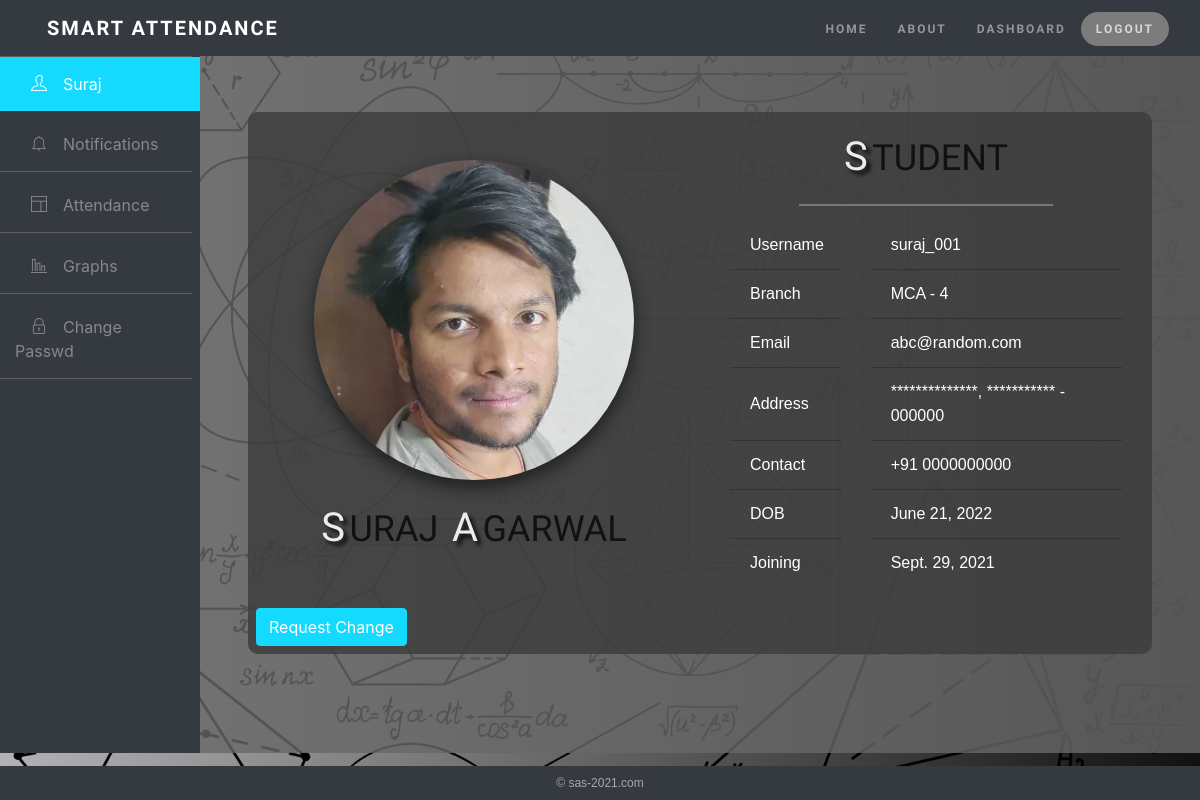
The app's page /profile/ (signed in) with its own data.
### main/models.py (models this page shows, shortened)
class UserProfile(models.Model):
    user = models.OneToOneField(User, on_delete=models.CASCADE)
    desg = models.CharField(max_length=50, default="")
    image = models.ImageField(upload_to="images", default="")
    branch = models.CharField(max_length=10, default="MCA")
    sem = models.IntegerField(default=1)
    add_line_1 = models.CharField(max_length=50)
    add_line_2 = models.CharField(max_length=50)
    state = models.CharField(max_length=50)
    pin_code = models.CharField(max_length=20, default="")
    phone = models.CharField(max_length=15)
    dob = models.DateTimeField()
    join = models.DateTimeField(auto_now_add=True)

### main/views.py (the view)
# urls.py: path('profile/', views.profile, name="profile"),
def profile(request):
    if request.user.is_superuser:
        return redirect('/manage/all_profile')
    else:
        data = UserProfile.objects.get(user=request.user)
        return render(request, 'profile.html', {'data': data})

### main/templates/profile.html (shortened to what this page needs)
{% extends 'basic/basic.html' %}
{% load static %}
{% block body %}
<div class="row">
    <div class="bg-dark col-md-2">
        <ul id="side-menu">
            <li><a href="/profile" class="links activebar">
                <i class="ti-user mx-3"></i>{{user.first_name}}</a></li>
            <li><a href="/notification" class="links bar">
                <i class="ti-bell mx-3"></i>Notifications</a></li>
            <li><a href="/attendance" class="links bar">
                <i class="ti-layout mx-3"></i>Attendance</a></li>
            <li><a href="/graphs" class="links bar">
                <i class="ti-bar-chart-alt mx-3"></i>Graphs</a></li>
            <li><a href="/cpassword" class="links bar">
                <i class="ti-lock mx-3"></i>Change Passwd</a></li>
        </ul>
    </div>
    <div data-simplebar class="col-md-10 window bg py-5 px-5">
        <div class="row box">
            <div class="my-5 col-md-6">
                <div class="text-center">
                    <img class="image" src={{ data.image.url }}/></br></br>
                    <h2 class="big name">{{request.user.first_name|slice:"0:1"}}</h2>
                    <h2 class="name">{{request.user.first_name|slice:"1:"}}</h2>&nbsp;&nbsp;
                    <h2 class="big name">{{request.user.last_name|slice:"0:1"}}</h2>
                    <h2 class="name">{{request.user.last_name|slice:"1 :"}}</h2>
                </div>
            </div>
            <div class="content col-md-6">
                <div class="text-center">
                    <h2 class="big name">{{data.desg|slice:"0:1"}}</h2>
                    <h2 class="name">{{data.desg|slice:"1:"}}</h2>
                </div>
                <span></span>
                <div class="row">
                    <div class="col-md-4">
                        <ul class="list-group list-group-flush">
                            <li class="list-group-item">Username</li>
                            <li class="list-group-item">Branch</li>
                            <li class="list-group-item">Email</li>
                            <li class="list-group-item py-4">Address</li>
                            <li class="list-group-item">Contact</li>
                            <li class="list-group-item">DOB </li>
                            <li class="list-group-item">Joining</li>
                        </ul>
                    </div>
                    <div class="col-md-8">
                        <ul class="list-group list-group-flush">
                            <li class="list-group-item">{{request.user.username}}</li>
                            <li class="list-group-item">{{data.branch}} - {{data.sem}}</li>
                            <li class="list-group-item">{{request.user.email}}</li>
                            <li class="list-group-item">{{data.add_line_2}}, {{data.state}} - {{data.pin_code}}</li>
                            <li class="list-group-item">+91 {{data.phone}}</li>
                            <li class="list-group-item">{{data.dob.date}}</li>
                            <li class="list-group-item">{{data.join.date}}</li>
                        </ul>
                    </div>
                </div>
            </div>
            <a href="/change" class="btn btn-primary ml-2 mb-2 float-right">Request Change</a>
        </div>
    </div>
</div>
{% include "basic/footerSmall.html" %}
{% endblock %}

### main/templates/basic/basic.html (shortened to what this page needs)
<!doctype html>
{% load static %}
<html lang="en">
<head>
    <link rel="stylesheet" href="{% static 'css/bootstrap.min.css' %}">
    <link rel="stylesheet" href="{% static 'css/main.css' %}">
    <link rel="stylesheet" href="{% static 'css/themify-icons.css' %}">
    <link rel="stylesheet" href="https://cdnjs.cloudflare.com/ajax/libs/font-awesome/4.7.0/css/font-awesome.min.css">
    <link
    rel="stylesheet"
    href="https://unpkg.com/simplebar@latest/dist/simplebar.css"
    />
</head>
<body class="cool-background">
<section>
  <nav class="navbar navbar-expand-lg navbar-dark bg-dark">
    <div class="container-fluid ml-3">
      <a class="navbar-brand" href="#">Smart Attendance</a>
      <div class="collapse navbar-collapse" id="navbarSupportedContent">
        <ul class="menu navbar-nav ml-auto mb-2 mb-lg-0">
            <li class="nav-item"><a href="/">Home</a></li>
            <li class="nav-item"><a href="/about">About</a></li>
            {% if user.is_authenticated %}
            <li class="nav-item"><a href="/profile">Dashboard</a></li>
            <li class="nav-item"><a class="active" href="/logout">Logout</a></li>
            {% else %}
            <li class="nav-item"><a class="active" href="/login">Login</a></li>
            {% endif %}
        </ul>
      </div>
    </div>
  </nav>
</section>
{% block body %}{% endblock %}
</body>
</html>

### main/templates/basic/footerSmall.html
{% load static %}
<footer class="container-fluid fixed-bottom bg-grey py-2 footer-text fixed-bottom">
    <div class="container-fluid">
        <div class="text-center">&copy; sas-2021.com</div>
    </div>
</footer>

### main/static/css/main.css (style rules this page uses)
* { box-sizing: border-box; padding: 0; margin: 0; }
body { margin: 0px; padding: 0px; }
ul { list-style: none; }
a { text-decoration: none; color: rgb(206, 206, 206); }
nav { display: flex; z-index: 1; justify-content: space-between; align-items: center; text-transform: uppercase; font-weight: 600; letter-spacing: 2px; font-family: Aladin; position: fixed; top: 0; left: 0; width: 100%; padding: 10px 40px; z-index: 1000; background-color: #242424; }
.cool-background { width: 100%; background: #131313; background: -webkit-linear-gradient(to left, #141414, #b3b3b3); background-image: url("/static/images/s.png"), linear-gradient(to left, #111111, #b3b3b3); background-size: 100%; color: #fff; }
.name { font-family: "Amita" !important; opacity: 0.9; display: inline-flex; font-size: 36px; color: #0c0c0c; text-transform: uppercase; text-shadow: 4px 4px 4px rgb(66, 66, 66); }
.big { font-size: 45px; color: white !important; text-shadow: 4px 4px 4px rgb(0, 0, 0); }
.menu { display: flex; }
.active { background-color: rgb(124, 124, 124) !important; color: rgb(216, 216, 216) !important; border-radius: 20px; }
.menu li a { padding: 10px 15px; color: rgb(150, 150, 150); font-size: 12px; }
.image { margin-left: auto; margin-right: auto; min-height: 40vh; min-width: 25vh; max-width: 40vh; max-height: auto; border-radius: 100%; box-shadow: 0 8px 16px 0 rgba(0, 0, 0, 0.4), 0 6px 20px 0 rgba(0, 0, 0, 0.19); }
.content span { height: 2px; width: 60%; background: #777; margin: 15px 15px; }
.bg-grey { background: #4b4b4b; }
footer { color: rgb(168, 167, 167); }
.footer-text { font-family: sans-serif; background: #343a40; font-size: 12px; }
::placeholder { font-size: 10px; font-style: italic; }
.text-center { text-align: center !important; }
.col-md-2 { margin: 0%; padding: 0%; }
.row { margin: 0% !important; }
.links { width: 100%; margin: 0; padding: 0%; position: relative; cursor: pointer; display: inline-block; overflow: hidden; -webkit-tap-highlight-color: transparent; }
#side-menu li a { color: rgba(255, 255, 255, 0.4); text-decoration: none; }
#side-menu > li > a { padding: 15px 30px 15px 15px; }
#side-menu > li > a.activebar { background-color: #13dafe; color: #fff; }
.big { font-size: 40px; color: white !important; text-shadow: 4px 4px 4px rgb(0, 0, 0); }
.content { display: flex; justify-content: center; flex-direction: column; align-items: center; font-family: sans-serif !important; }
.list-group-item { background-color: transparent !important; }
.bg { background: rgba(104, 104, 104, 0.8); }
.window { overflow: auto; min-height: 87.1vh; max-height: 87.1vh; }
::placeholder { color: rgb(168, 168, 168); font-size: 15px; font-style: normal !important; opacity: 0.8; }
.bar { border-bottom: 1px solid; border-color: rgb(95, 95, 95); width: 96%; }
.box { background: rgba(59, 59, 59, 0.8); border-radius: 10px 10px 10px 10px; -webkit-tap-highlight-color: transparent; }
.btn-primary { color: #fff; background-color: #13dafe; border-color: #13dafe; }

### records on screen
UserProfile: image (picture), desg "S", desg "TUDENT", branch "MCA", sem "4", add_line_2 "**************", state "***********", pin_code "000000", phone "0000000000", dob "June 21, 2022", join "Sept. 29, 2021"

### other values on screen
{{ user.first_name }} "Suraj"
{{ request.user.first_name|slice:"0:1" }} "S"
{{ request.user.first_name|slice:"1:" }} "URAJ"
{{ request.user.last_name|slice:"0:1" }} "A"
{{ request.user.last_name|slice:"1 :" }} "GARWAL"
{{ request.user.username }} "suraj_001"
{{ request.user.email }} "abc@random.com"
